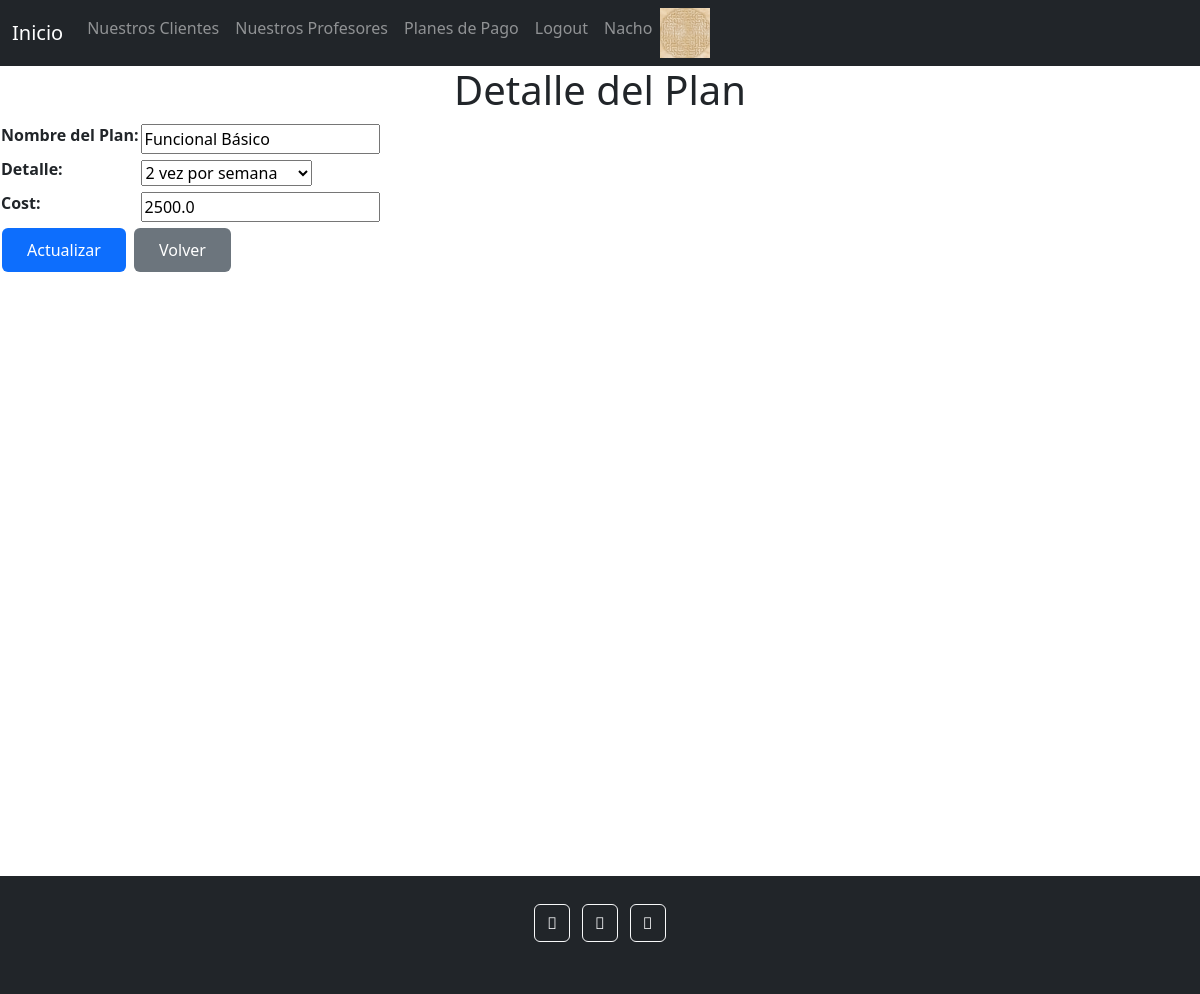
The app's page /plans/update-plan/1/ (signed in) with its own data.
### users/models.py (models this page shows)
class UserProfile(models.Model):
    user = models.OneToOneField(User, on_delete=models.CASCADE, related_name='profile')
    phone = models.CharField(max_length=25, null=True, blank=True)
    birth_date = models.DateField(null=True, blank=True)
    profile_picture = models.ImageField(upload_to='profile_images', null=True, blank=True)

### plans/models.py (models this page shows, shortened)
class Plans(models.Model):
    name = models.CharField(max_length=100)
    detail = models.CharField(max_length=100)
    cost = models.FloatField()

### plans/views.py (the view, shortened to what this page needs)
# urls.py: path('update-plan/<int:pk>/', update_plan, name='update_plan'),
@login_required
def update_plan(request, pk):
    plan = Plans.objects.get(id=pk)
    if request.method == 'GET':
        form = PlanForm(initial = {
            'name':plan.name,
            'detail':plan.detail,
            'cost':plan.cost,
        })
        context ={
            'form':form
        }
        return render(request, 'plans/update_plan.html', context=context)

### plans/forms.py
class PlanForm(forms.Form):
    name = forms.CharField(max_length=100, label='Nombre del Plan')
    detail = forms.ChoiceField(required=True, choices = CONDITION_CHOICES, label='Detalle')
    cost = forms.FloatField()

### templates/plans/update_plan.html (shortened to what this page needs)
{% extends 'base.html' %}
{% block content %}
    <center><h1>Detalle del Plan</h1></center>
    {% if form %}
        <form action="" method="POST">
            <table>
                {{form.as_table}}
            </table>
            <input id="button" class="btn btn-primary" type="submit" value="Actualizar">
            <a href="/plans/list-plans/" id="button" class="btn btn-secondary">Volver</a>
        </form>
    {% endif %}
{% endblock %}

### templates/base.html (shortened to what this page needs)
<!DOCTYPE html>
<html lang="en">
<head>
    <link rel="stylesheet" href="https://cdn.jsdelivr.net/npm/bootstrap@4.6.2/dist/css/bootstrap.min.css">
    <link rel="stylesheet" href="https://cdnjs.cloudflare.com/ajax/libs/font-awesome/4.7.0/css/font-awesome.min.css">
    <link href="https://cdn.jsdelivr.net/npm/bootstrap@5.3.0-alpha1/dist/css/bootstrap.min.css" rel="stylesheet"><link href="https://cdn.jsdelivr.net/npm/bootstrap@5.3.0-alpha1/dist/css/bootstrap.min.css" rel="stylesheet">
</head>
<body>
    <header>
        <nav class="navbar navbar-expand-lg navbar-dark bg-dark">
            <div class="container-fluid">
                <a class="navbar-brand" href="/">Inicio</a>
                <div class="collapse navbar-collapse" id="navbarSupportedContent">
                    <ul class="navbar-nav mr-auto">
                        {% if request.user.is_authenticated %}
                            <li class="nav-item">
                                <a class="nav-link" href="/clients/list-clients/">Nuestros Clientes</a>
                            </li>
                            <li class="nav-item">
                                <a class="nav-link" href="/trainers/list-trainers/">Nuestros Profesores</a>
                            </li>
                        {% endif %}
                        <li class="nav-item">
                            <a class="nav-link" href="/plans/list-plans/">Planes de Pago</a>
                        </li>
                        {% if request.user.is_authenticated %}
                            <li class="nav-item">
                                <a class="nav-link" href="/users/logout/">Logout</a>
                            </li>
                            <li class="nav-item">
                                <a class="nav-link" href="/users/update/">{{request.user.username}}</a>
                            </li>
                            {% if request.user.profile.profile_picture.url != '' %}
                                <img src="{{request.user.profile.profile_picture.url}}" alt="profile_picture" width="50px" height="50px">
                            {% endif %}
                        {% endif %}
                    </ul>
                </div>
            </div>
        </nav>
    </header>
    {% block content %}
    {% endblock %}
    <footer class="bg-dark text-center text-white" style="margin-top:600px;">
        <div class="container p-4">
        <section class="mb-4">
            <a class="btn btn-outline-light btn-floating m-1" href="#!" role="button"
            ><i class="fab fa-facebook-f"></i
            ></a>
            <a class="btn btn-outline-light btn-floating m-1" href="#!" role="button"
            ><i class="fab fa-twitter"></i
            ></a>
            <a class="btn btn-outline-light btn-floating m-1" href="#!" role="button"
            ><i class="fab fa-google"></i
            ></a>
</body>
</html>

### templates/base.html (style rules this page uses)
#button { border: none; color: white; padding: 10px 25px; text-align: center; text-decoration: none; display: inline-block; font-size: 16px; margin: 4px 2px; cursor: pointer; }
body { background-image: url('https://img.freepik.com/free-photo/blurred-cardio-machines_1203-98.jpg?w=2000'); }

### records on screen
Plans: name "Funcional Básico", detail "2 vez por semana", cost "2500.0"

### other values on screen
{{ request.user.username }} "Nacho"
